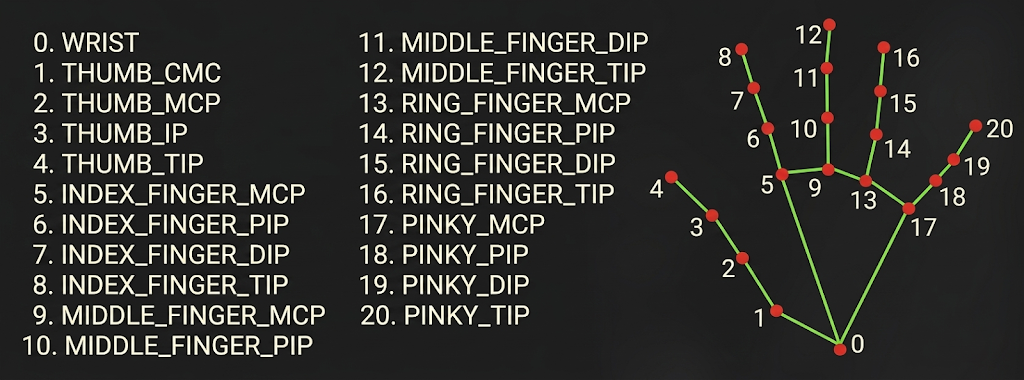
#> input picture media/mediapipe-hands.png, 1024 x 380 px, given in place of the camera
$ jupyter execute --allow-errors gestures-opencv.ipynb   (text cells are left out)
#> lines starting #> are read from the running program, lines starting #| are printed output that depends on the picture; after the words box and inside, x2 and y2 are one past the last pixel; in counts of white or black regions, pixels touching at a corner belong together
[cell 1]
import numpy as np
import cv2
import threading
from cv2 import CHAIN_APPROX_SIMPLE, RETR_EXTERNAL

[cell 2]
bg = None
hand = None

frames_elapsed = 0
FRAME_HEIGHT = 500
FRAME_WIDTH = 600

CALIBRATION_TIME = 40
BG_WEIGHT = 0.5
DETECTION_THRESHOLD = 13

region_top = 0
region_bottom = int(2 * FRAME_HEIGHT / 3)
region_left  = int(FRAME_WIDTH / 2)
region_right = FRAME_WIDTH

LAMP_KEY= 0 # your lamp key
LAMP_IP = 0# your lamp ip
LAMP_ID = 0# your lamp id

lamp_is_on = True
lamp_lock = threading.Lock()

screen = cv2.VideoCapture(0)
screen.set(cv2.CAP_PROP_AUTOFOCUS, 0)

[cell 3]
import tinytuya

#> (the rest of this cell did not finish here and is left out)

[cell 4]
class HandData:
    top = (0,0)
    bottom = (0,0)
    left = (0,0)
    right = (0,0)
    center = (0,0)
    prevCenter = (0,0)
    radius = 0
    isInFrame = False
    isWaving = False
    fingers = 0

    # [25 lines left out: functions __init__, update, check_for_waving, not called in this run]

[cell 5]
# [11 lines left out: function async_lamp_on, not called in this run]

[cell 6]
def write_on_image(frame, text):
    cv2.putText(frame, text, (10, 20), cv2.FONT_ITALIC, 0.5, (67, 0, 0))

    cv2.rectangle(frame, (region_left, region_top),
                (region_right, region_bottom), (0, 255, 0), 2)

[cell 7]
# [8 lines left out: function update_hand_write_thresholded, not called in this run]

def update(frame):
    global hand
    global lamp_is_on

    region = get_region(frame)
    if frames_elapsed < CALIBRATION_TIME:
        get_average_bg(region)
    else:
        update_hand_write_thresholded(region)

    text = 'Searching...'

    if cv2.waitKey(1) == ord('o'):
        threading.Thread(target=async_lamp_on,args=(True,), daemon=True).start()

    if frames_elapsed < CALIBRATION_TIME:
        text = 'Calibrating...'
    elif hand == None or hand.isInFrame == False:
        text = "Undefined"
    else:
        if hand.isWaving:
            text = "Waving"
        elif hand.fingers == 0:
            text = "Fist"
        elif hand.fingers == 1:
            text = "Pointer"
        elif hand.fingers == 2:
            text = "Peace"

            if not lamp_lock.locked():
                threading.Thread(target=async_lamp_on, args=(False,),  daemon=True).start()

    write_on_image(frame, text)

[cell 8]
def get_region(frame):
    region = frame[region_top:region_bottom,
                    region_left:region_right]
    region = cv2.cvtColor(region, cv2.COLOR_BGR2GRAY)
    region = cv2.GaussianBlur(region, (5,5), 0)
    kernel = cv2.getStructuringElement(cv2.MORPH_ELLIPSE, (5, 5))
    region = cv2.morphologyEx(region, cv2.MORPH_CLOSE, kernel)
    return region

def get_average_bg(region):
    global bg
    if bg is None:
        bg = region.copy().astype('float')
        return
    cv2.accumulateWeighted(region, bg, BG_WEIGHT)

[cell 9]
# [21 lines left out: function subtract, not called in this run]

[cell 10]
# [34 lines left out: function get_hand, not called in this run]

[cell 11]
# [42 lines left out: function count_fingers, not called in this run]

[cell 12]
while True:
    _, frame = screen.read()
#> frame is the input picture: shape (380, 1024, 3); mean B, G, R 46.5, 49.5, 49.9
    frame = cv2.resize(frame, (FRAME_WIDTH, FRAME_HEIGHT))
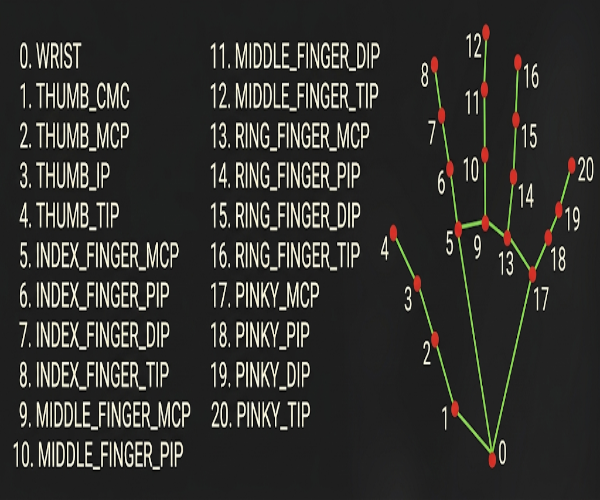
#> frame: shape (500, 600, 3); mean B, G, R 46.6, 49.6, 50

    frame = cv2.flip(frame, 1)
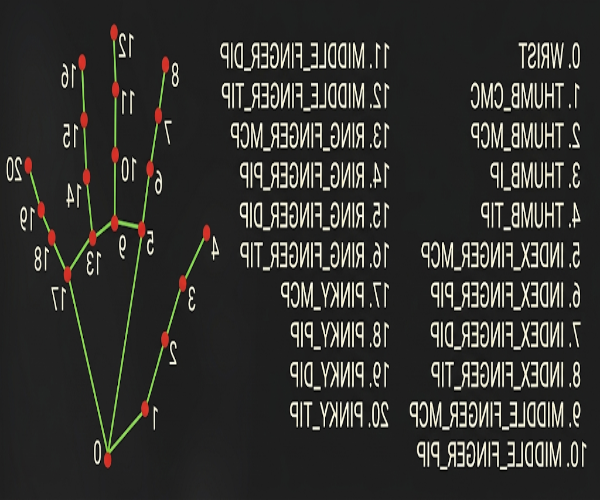
#> frame: shape (500, 600, 3); mean B, G, R 46.6, 49.6, 50

    update(frame)
#> in get_region, `region = frame[region_top:region_bottom, region_left:region_right]`:
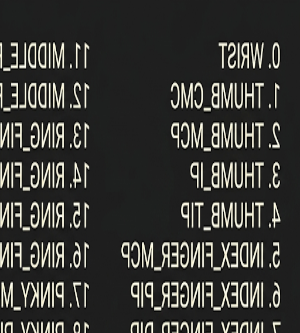
#> region: shape (333, 300, 3); mean B, G, R 52.8, 55.8, 55.7
#> in get_region, `region = cv2.GaussianBlur(region, (5,5), 0)`:
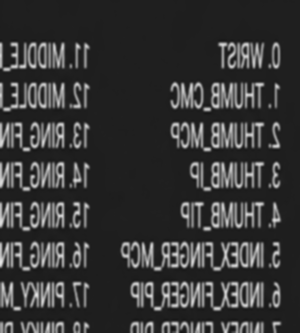
#> region: shape (333, 300); min 20, max 231, mean 55.5
#> in get_region, `region = cv2.morphologyEx(region, cv2.MORPH_CLOSE, kernel)`:
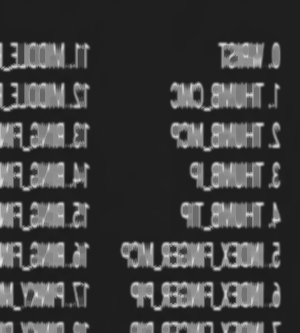
#> region: shape (333, 300); min 28, max 231, mean 61.7
#> (key x is pressed here)
#> in write_on_image, `cv2.putText(frame, text, (10, 20), cv2.FONT_ITALIC, 0.5, (67, 0, 0))`: frame: shape (500, 600, 3); 0.07% of pixels changed, all inside (x1, y1, x2, y2) = (12, 9, 107, 25)
#> in write_on_image, `cv2.rectangle(frame, (region_left, region_top), (region_right, region_..`:
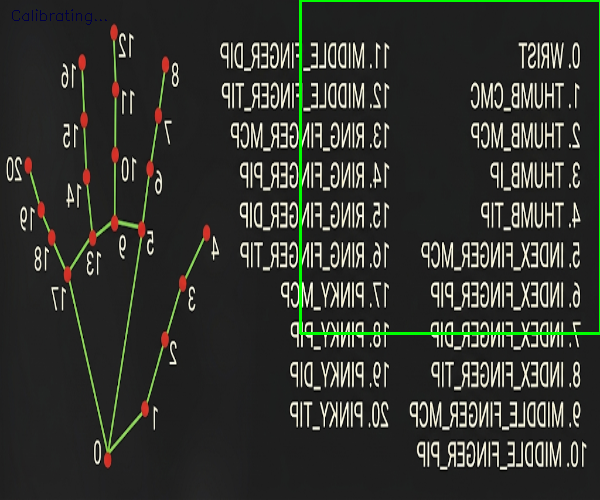
#> frame: shape (500, 600, 3); mean B, G, R 46, 51.3, 49.3

    cv2.imshow("Webcam", frame)
    frames_elapsed += 1
    if cv2.waitKey(1) == ord('x'):
#> (key x is pressed here)
        break

screen.release()
cv2.destroyAllWindows()
